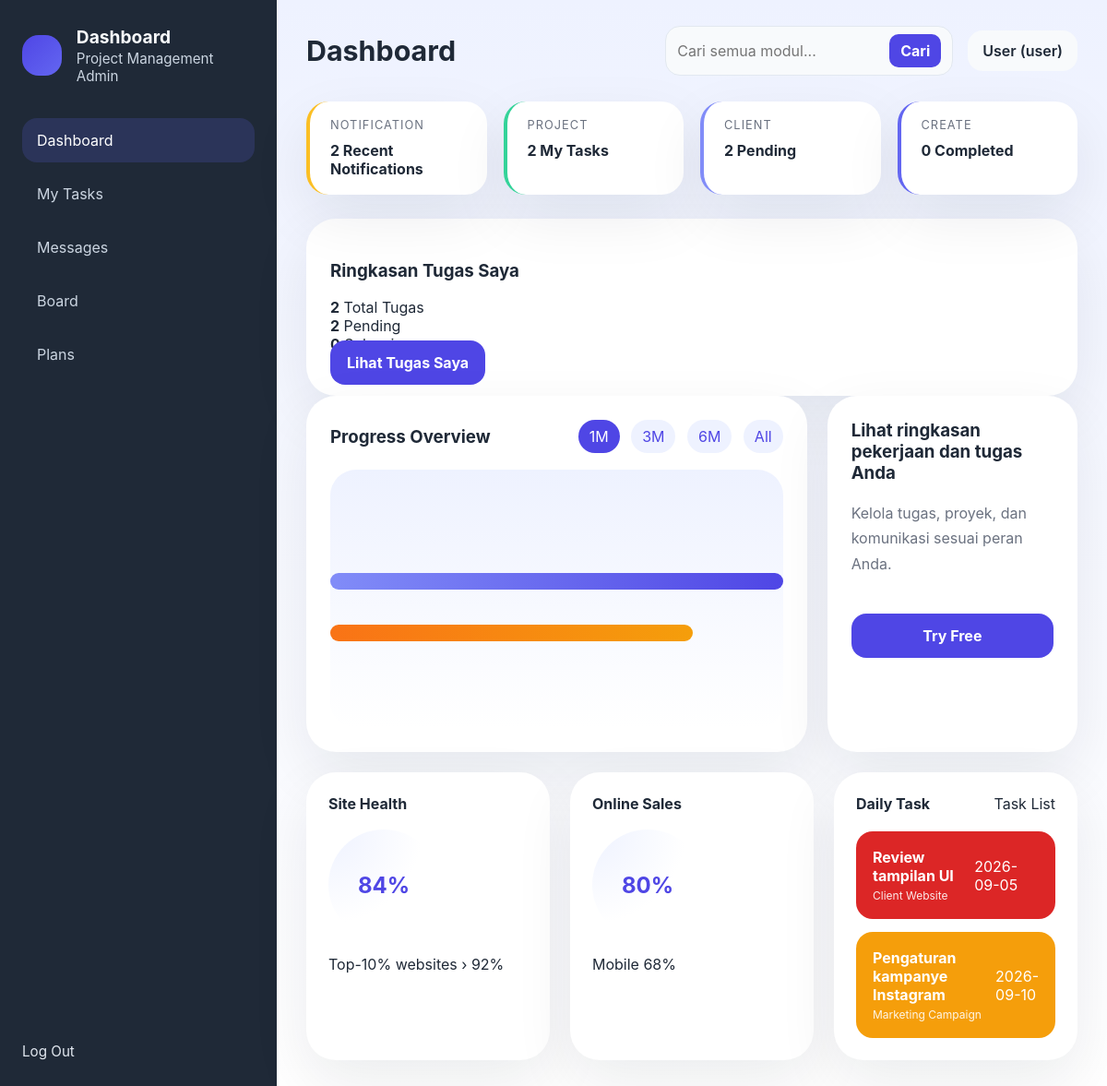
Page /dashboard-project-manajement/dashboard.php (signed in) on the committed database.
### tables this page shows
CREATE TABLE IF NOT EXISTS tasks (
    id INT AUTO_INCREMENT PRIMARY KEY,
    project_id INT NOT NULL,
    title VARCHAR(150) NOT NULL,
    description TEXT,
    assigned_user_id INT NOT NULL,
    status VARCHAR(50) NOT NULL DEFAULT 'Pending',
    due_date DATE NULL,
    created_at TIMESTAMP DEFAULT CURRENT_TIMESTAMP,
    FOREIGN KEY (project_id) REFERENCES projects(id) ON DELETE CASCADE,
    FOREIGN KEY (assigned_user_id) REFERENCES users(id) ON DELETE CASCADE
);

CREATE TABLE IF NOT EXISTS projects (
    id INT AUTO_INCREMENT PRIMARY KEY,
    name VARCHAR(150) NOT NULL,
    description TEXT,
    project_file VARCHAR(255) NULL,
    status VARCHAR(50) NOT NULL DEFAULT 'Active',
    created_at TIMESTAMP DEFAULT CURRENT_TIMESTAMP
);

### dashboard-project-manajement/db.php (called while the page is built, shortened)
<?php
$config = require __DIR__ . '/config.php';
function normalizeUserRole($role)
{
    $role = strtolower(trim((string) $role));
    return $role;
}
function isAdminRole($role)
{
    return normalizeUserRole($role) === 'admin';
}
function db()
{
    static $pdo = null;
    if ($pdo === null) {
        global $config;
        if (!empty($config['db_socket'])) {
            $dsn = sprintf(
                'mysql:dbname=%s;charset=%s;unix_socket=%s',
                $config['db_name'],
                $config['db_charset'],
                $config['db_socket']
            );
        }
        $pdo = new PDO($dsn, $config['db_user'], $config['db_pass'], [
            PDO::ATTR_ERRMODE => PDO::ERRMODE_EXCEPTION,
            PDO::ATTR_DEFAULT_FETCH_MODE => PDO::FETCH_ASSOC,
        ]);
    }
    return $pdo;
}
function fetchAll($sql, $params = [])
{
    $stmt = db()->prepare($sql);
    $stmt->execute($params);
    return $stmt->fetchAll();
}
function fetchOne($sql, $params = [])
{
    $stmt = db()->prepare($sql);
    $stmt->execute($params);
    return $stmt->fetch();
}

### dashboard-project-manajement/dashboard.php (the view, shortened to what this page needs)
<?php
require_once __DIR__ . '/db.php';
$user = $_SESSION['user'];
$userRole = normalizeUserRole($user['role'] ?? '');
$isAdmin = isAdminRole($userRole);
$taskCount = 0;
$taskPending = 0;
$taskCompleted = 0;
$totalProjects = (int)(fetchOne('SELECT COUNT(*) AS count FROM projects')['count'] ?? 0);
$totalTasks = (int)(fetchOne('SELECT COUNT(*) AS count FROM tasks')['count'] ?? 0);
$totalClients = (int)(fetchOne('SELECT COUNT(*) AS count FROM clients')['count'] ?? 0);
$totalNotifications = (int)(fetchOne('SELECT COUNT(*) AS count FROM notifications')['count'] ?? 0);
if (!$isAdmin) {
    $taskCount = (int)(fetchOne('SELECT COUNT(*) AS count FROM tasks WHERE assigned_user_id = :uid', [':uid' => $user['id']])['count'] ?? 0);
    $taskPending = (int)(fetchOne('SELECT COUNT(*) AS count FROM tasks WHERE assigned_user_id = :uid AND status != :status', [':uid' => $user['id'], ':status' => 'Completed'])['count'] ?? 0);
    $taskCompleted = (int)(fetchOne('SELECT COUNT(*) AS count FROM tasks WHERE assigned_user_id = :uid AND status = :status', [':uid' => $user['id'], ':status' => 'Completed'])['count'] ?? 0);
}
$notificationCount = $isAdmin ? $totalNotifications : (int)(fetchOne('SELECT COUNT(*) AS count FROM notifications WHERE user_id = :uid', [':uid' => $user['id']])['count'] ?? 0);
$projectCount = $isAdmin ? $totalProjects : $taskCount;
$clientCount = $isAdmin ? $totalClients : $taskPending;
$createCount = $isAdmin ? $totalTasks : $taskCompleted;
$globalSearch = trim((string)($_GET['q'] ?? ''));
$stats = [
    'notification' => $isAdmin ? "$notificationCount Recent Notifications" : "$notificationCount Recent Notifications",
    'project' => $isAdmin ? "$projectCount Active Projects" : ($taskCount ? "$taskCount My Tasks" : 'No Tasks Assigned'),
    'client' => $isAdmin ? "$clientCount Clients" : "$taskPending Pending",
    'create' => $isAdmin ? "$createCount Open Tasks" : "$taskCompleted Completed",
];
$chartLabel = $isAdmin ? 'Project Statistic' : 'Progress Overview';
$taskTitle = $isAdmin ? 'Latest Tasks' : 'Daily Task';
if ($isAdmin) {
    $taskItems = fetchAll(
        'SELECT t.title, t.status, p.name AS project_name, u.name AS assignee_name, t.due_date FROM tasks t LEFT JOIN projects p ON p.id = t.project_id LEFT JOIN users u ON u.id = t.assigned_user_id ORDER BY t.created_at DESC LIMIT 4'
    );
    $taskItems = array_map(function ($task) {
        $color = 'blue';
        if ($task['status'] === 'Completed') $color = 'green';
        elseif ($task['status'] === 'In Progress') $color = 'yellow';
        elseif ($task['status'] === 'Pending') $color = 'red';
        return [
            'title' => $task['title'],
            'time' => $task['due_date'] ?: 'No date',
            'color' => $color,
            'meta' => $task['project_name'] . ' · ' . $task['assignee_name'],
        ];
    }, $taskItems);
} else {
    $taskItems = fetchAll(
        'SELECT t.title, t.status, p.name AS project_name, t.due_date FROM tasks t LEFT JOIN projects p ON p.id = t.project_id WHERE t.assigned_user_id = :uid ORDER BY t.created_at DESC LIMIT 4',
        [':uid' => $user['id']]
    );
    $taskItems = array_map(function ($task) {
        $color = 'blue';
        if ($task['status'] === 'Completed') $color = 'green';
        elseif ($task['status'] === 'In Progress') $color = 'yellow';
        elseif ($task['status'] === 'Pending') $color = 'red';
        return [
            'title' => $task['title'],
            'time' => $task['due_date'] ?: 'No date',
            'color' => $color,
            'meta' => $task['project_name'],
        ];
    }, $taskItems);
}
$summaryTitle = $isAdmin ? 'Kelola semua proyek, user, dan tugas dari satu dashboard' : 'Lihat ringkasan pekerjaan dan tugas Anda';
?>
<!DOCTYPE html>
<html lang="id">
<head>
    <link rel="stylesheet" href="assets/css/style.css">
</head>
<body>
    <div class="app-shell">
        <aside class="sidebar">
            <div class="logo">
                <div class="logo-mark"></div>
                <div>
                    <strong>Dashboard</strong>
                    <p>Project Management Admin</p>
                </div>
            </div>
            <nav class="menu">
                <a class="menu-item active" href="dashboard.php">Dashboard</a>
                <?php if ($isAdmin): ?>
                    <a class="menu-item" href="projects.php">Projects</a>
                    <a class="menu-item" href="users.php">Users</a>
                    <a class="menu-item" href="client.php">Clients</a>
                    <a class="menu-item" href="activity_logs.php">Activity Log</a>
                    <a class="menu-item" href="notifications.php">Notifications</a>
                    <a class="menu-item" href="settings.php">Settings</a>
                <?php else: ?>
                    <a class="menu-item" href="tasks.php">My Tasks</a>
                    <a class="menu-item" href="messages.php">Messages</a>
                    <a class="menu-item" href="board.php">Board</a>
                    <a class="menu-item" href="plans.php">Plans</a>
                <?php endif; ?>
            </nav>
            <div class="sidebar-footer">
                <a href="logout.php">Log Out</a>
            </div>
        </aside>
        <main class="main-content">
            <header class="topbar">
                <div class="page-title">
                    <h2>Dashboard</h2>
                </div>
                <div class="top-right">
                    <form class="global-search-form" method="get" action="dashboard.php">
                        <input type="search" name="q" value="<?php echo htmlspecialchars($globalSearch); ?>" placeholder="Cari semua modul...">
                        <button type="submit">Cari</button>
                    </form>
                    <div class="profile">
                        <span><?php echo htmlspecialchars($user['name']); ?> (<?php echo htmlspecialchars($user['role']); ?>)</span>
                    </div>
                </div>
            </header>
            <section class="overview-cards">
                <?php foreach ($stats as $key => $text): ?>
                    <article class="card <?php echo $key; ?>">
                        <span><?php echo ucfirst($key); ?></span>
                        <strong><?php echo htmlspecialchars($text); ?></strong>
                    </article>
                <?php endforeach; ?>
            </section>
            <?php if (!$isAdmin): ?>
            <section class="panel task-summary-panel">
                <h3>Ringkasan Tugas Saya</h3>
                <div class="summary-grid">
                    <div class="summary-card">
                        <strong><?php echo $taskCount; ?></strong>
                        <span>Total Tugas</span>
                    </div>
                    <div class="summary-card">
                        <strong><?php echo $taskPending; ?></strong>
                        <span>Pending</span>
                    </div>
                    <div class="summary-card">
                        <strong><?php echo $taskCompleted; ?></strong>
                        <span>Selesai</span>
                    </div>
                </div>
                <a class="btn-primary" href="tasks.php">Lihat Tugas Saya</a>
            </section>
            <?php endif; ?>
            <section class="content-grid">
                <div class="panel chart-panel">
                    <div class="panel-header">
                        <h3><?php echo $chartLabel; ?></h3>
                        <div class="periods">
                            <button class="active">1M</button>
                            <button>3M</button>
                            <button>6M</button>
                            <button>All</button>
                        </div>
                    </div>
                    <div class="chart-box">
                        <div class="chart-line chart-line-1"></div>
                        <div class="chart-line chart-line-2"></div>
                    </div>
                </div>
                <div class="panel summary-panel">
                    <h3><?php echo htmlspecialchars($summaryTitle); ?></h3>
                    <p>Kelola tugas, proyek, dan komunikasi sesuai peran Anda.</p>
                    <button class="btn-primary">Try Free</button>
                </div>
            </section>
            <section class="secondary-grid">
                <div class="small-card">
                    <h4>Site Health</h4>
                    <div class="progress-circle">
                        <span>84%</span>
                    </div>
                    <p>Top-10% websites › 92%</p>
                </div>
                <div class="small-card">
                    <h4>Online Sales</h4>
                    <div class="progress-ring">
                        <span>80%</span>
                    </div>
                    <p>Mobile 68%</p>
                </div>
                <div class="task-board">
                    <div class="task-header">
                        <h4><?php echo htmlspecialchars($taskTitle); ?></h4>
                        <span>Task List</span>
                    </div>
                    <div class="task-list">
                        <?php if (empty($taskItems)): ?>
                            <div class="task-item blue">
                                <strong>Tidak ada tugas</strong>
                                <span>Belum ada data</span>
                            </div>
                        <?php else: ?>
                            <?php foreach ($taskItems as $task): ?>
                                <div class="task-item <?php echo $task['color']; ?>">
                                    <div style="display:flex; flex-direction:column; gap:4px;">
                                        <strong><?php echo htmlspecialchars($task['title']); ?></strong>
                                        <?php if (!empty($task['meta'])): ?>
                                            <span style="font-size:12px; opacity:0.9"><?php echo htmlspecialchars($task['meta']); ?></span>
                                        <?php endif; ?>
                                    </div>
                                    <span><?php echo htmlspecialchars($task['time']); ?></span>
                                </div>
                            <?php endforeach; ?>
                        <?php endif; ?>
                    </div>
                </div>
            </section>
        </main>
    </div>
</body>
</html>

### rows in the picture
tasks: title "Review tampilan UI", project.name "Client Website", due_date "2026-09-05"
tasks: title "Pengaturan kampanye Instagram", project.name "Marketing Campaign", due_date "2026-09-10"

### other values in the picture
$user['name'] "User"
$user['role'] "user"
$key "NOTIFICATION"
$text "2 Recent Notifications"
$key "PROJECT"
$text "2 My Tasks"
$key "CLIENT"
$text "2 Pending"
$key "CREATE"
$text "0 Completed"
$taskCount "2"
$taskPending "2"
$chartLabel "Progress Overview"
$summaryTitle "Lihat ringkasan pekerjaan dan tugas Anda"
$taskTitle "Daily Task"
